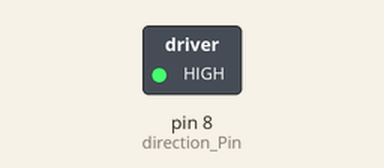
This sketch was run on a simulated Arduino Uno, built with avr-gcc and run on an emulated ATmega328P. Shown: switched loads named in the sketch (green lamp = pin HIGH). Pins used as bus, display or sensor lines are not drawn.

Above: at 3.2 s.
At 9.7 s:
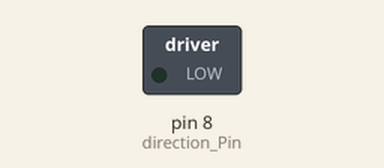
Timing chart, 0 to 16.9 s (numbered marks = the images above):
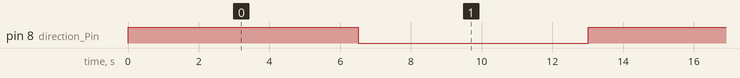

The sketch:

Stepper_motor1_code.ino
```cpp
void setup() {
  // Setting the two pins condition
  pinMode(8,OUTPUT);   // direction Pin = 8
  pinMode(9,OUTPUT);  // steps Pin = 9
}

void loop() {
  digitalWrite(8,HIGH);            // To make the motor turns in CW direction

  // it takes 200 steps/rev

  for(int i = 0; i < 200; i+=1.8)  // make a full cycle in CW direction
  {
    digitalWrite(9,HIGH);
    digitalWrite(9,LOW);
    delay(20);
  }
  delay(2500);

  digitalWrite(8,LOW);              //To make the motor turns in CCW direction
  for(int i = 400; i > 0; i-=1.8)   // make a full cycle
  {
    digitalWrite(9,HIGH);
    digitalWrite(9,LOW);
    delay(20);
  }
  delay(2500);
}
```

Measured:
- by itself, pin 8 (direction_Pin): alternates HIGH for 6.5 s and LOW for 6.5 s
